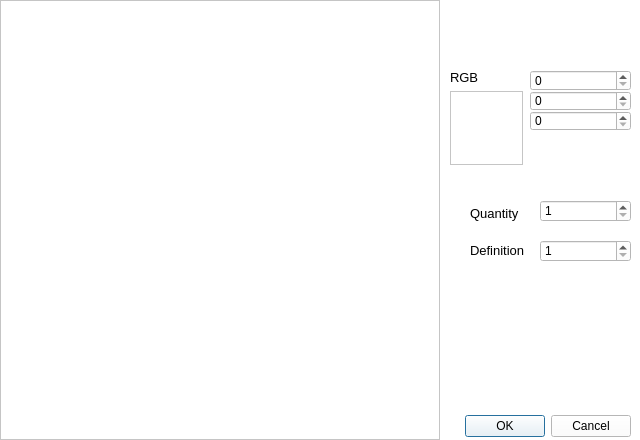
<?xml version="1.0" encoding="UTF-8"?>
<ui version="4.0">
 <class>MakePicture</class>
 <widget class="QDialog" name="MakePicture">
  <property name="geometry">
   <rect>
    <x>0</x>
    <y>0</y>
    <width>640</width>
    <height>440</height>
   </rect>
  </property>
  <property name="windowTitle">
   <string>Dialog</string>
  </property>
  <property name="styleSheet">
   <string notr="true">background-color: rgb(255,255,255)</string>
  </property>
  <widget class="QDialogButtonBox" name="buttonBox">
   <property name="geometry">
    <rect>
     <x>10</x>
     <y>410</y>
     <width>621</width>
     <height>32</height>
    </rect>
   </property>
   <property name="orientation">
    <enum>Qt::Horizontal</enum>
   </property>
   <property name="standardButtons">
    <set>QDialogButtonBox::Cancel|QDialogButtonBox::Ok</set>
   </property>
  </widget>
  <widget class="QGraphicsView" name="graphicsViewPicture">
   <property name="geometry">
    <rect>
     <x>0</x>
     <y>0</y>
     <width>440</width>
     <height>440</height>
    </rect>
   </property>
   <property name="mouseTracking">
    <bool>true</bool>
   </property>
  </widget>
  <widget class="QWidget" name="verticalLayoutWidget_2">
   <property name="geometry">
    <rect>
     <x>450</x>
     <y>70</y>
     <width>73</width>
     <height>95</height>
    </rect>
   </property>
   <layout class="QVBoxLayout" name="verticalLayout_2">
    <item>
     <widget class="QLabel" name="label">
      <property name="font">
       <font>
        <pointsize>10</pointsize>
       </font>
      </property>
      <property name="text">
       <string>RGB</string>
      </property>
     </widget>
    </item>
    <item>
     <widget class="QGraphicsView" name="graphicsViewColor"/>
    </item>
   </layout>
  </widget>
  <widget class="QWidget" name="verticalLayoutWidget">
   <property name="geometry">
    <rect>
     <x>530</x>
     <y>70</y>
     <width>101</width>
     <height>61</height>
    </rect>
   </property>
   <layout class="QVBoxLayout" name="verticalLayout">
    <property name="spacing">
     <number>0</number>
    </property>
    <item>
     <widget class="QSpinBox" name="spinBoxR">
      <property name="maximum">
       <number>255</number>
      </property>
     </widget>
    </item>
    <item>
     <widget class="QSpinBox" name="spinBoxG">
      <property name="maximum">
       <number>255</number>
      </property>
     </widget>
    </item>
    <item>
     <widget class="QSpinBox" name="spinBoxB">
      <property name="maximum">
       <number>255</number>
      </property>
     </widget>
    </item>
   </layout>
  </widget>
  <widget class="QSpinBox" name="spinBox">
   <property name="geometry">
    <rect>
     <x>540</x>
     <y>200</y>
     <width>91</width>
     <height>22</height>
    </rect>
   </property>
   <property name="minimum">
    <number>1</number>
   </property>
   <property name="maximum">
    <number>100</number>
   </property>
  </widget>
  <widget class="QLabel" name="label_2">
   <property name="geometry">
    <rect>
     <x>470</x>
     <y>205</y>
     <width>61</width>
     <height>16</height>
    </rect>
   </property>
   <property name="font">
    <font>
     <pointsize>10</pointsize>
    </font>
   </property>
   <property name="text">
    <string>Quantity</string>
   </property>
  </widget>
  <widget class="QLabel" name="label_3">
   <property name="geometry">
    <rect>
     <x>470</x>
     <y>240</y>
     <width>61</width>
     <height>21</height>
    </rect>
   </property>
   <property name="font">
    <font>
     <pointsize>10</pointsize>
    </font>
   </property>
   <property name="text">
    <string>Definition</string>
   </property>
  </widget>
  <widget class="QSpinBox" name="spinBoxDefinition">
   <property name="geometry">
    <rect>
     <x>540</x>
     <y>240</y>
     <width>91</width>
     <height>22</height>
    </rect>
   </property>
   <property name="minimum">
    <number>1</number>
   </property>
   <property name="maximum">
    <number>100</number>
   </property>
  </widget>
 </widget>
 <resources/>
 <connections>
  <connection>
   <sender>buttonBox</sender>
   <signal>accepted()</signal>
   <receiver>MakePicture</receiver>
   <slot>accept()</slot>
   <hints>
    <hint type="sourcelabel">
     <x>248</x>
     <y>254</y>
    </hint>
    <hint type="destinationlabel">
     <x>157</x>
     <y>274</y>
    </hint>
   </hints>
  </connection>
  <connection>
   <sender>buttonBox</sender>
   <signal>rejected()</signal>
   <receiver>MakePicture</receiver>
   <slot>reject()</slot>
   <hints>
    <hint type="sourcelabel">
     <x>316</x>
     <y>260</y>
    </hint>
    <hint type="destinationlabel">
     <x>286</x>
     <y>274</y>
    </hint>
   </hints>
  </connection>
 </connections>
</ui>
